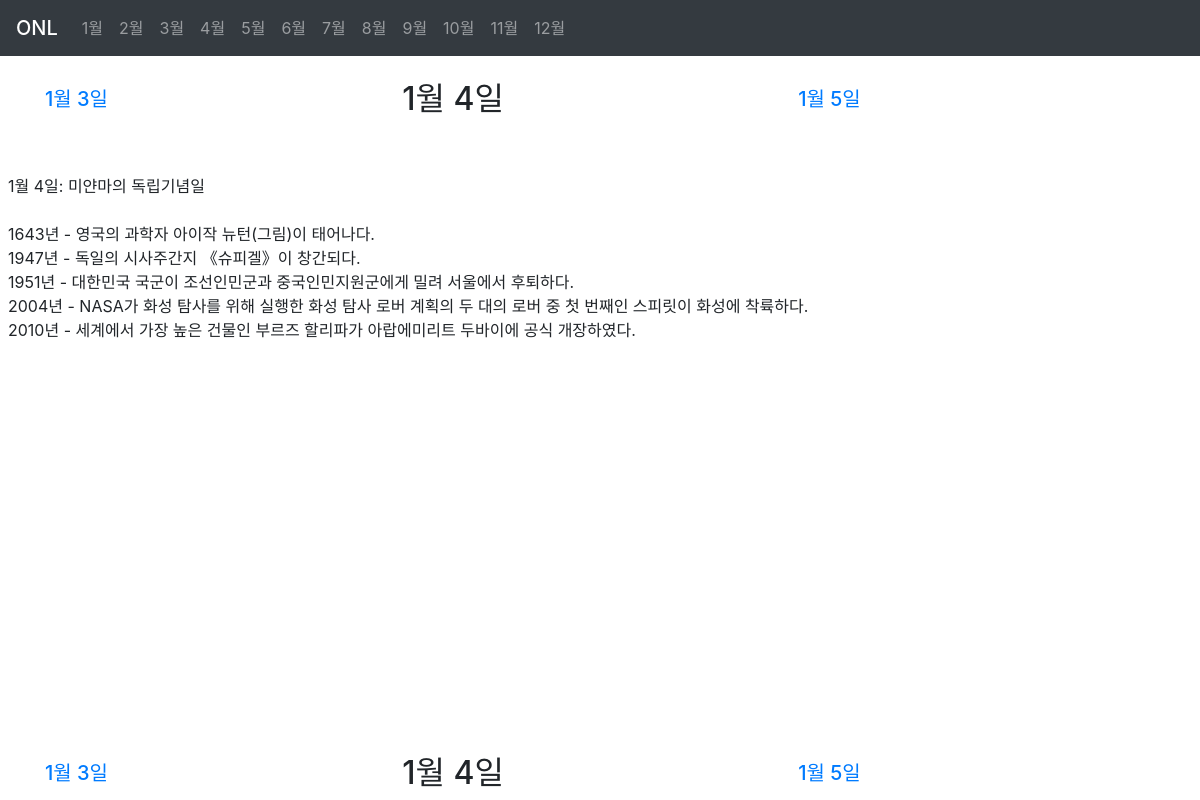
Screenshot of /1-4/ with the database file from the repository.
### date/models.py (models this page shows, shortened)
class Onl(models.Model):
    month = models.PositiveSmallIntegerField("월", blank=True, )
    day = models.PositiveSmallIntegerField("일", blank=True, )
    date = models.DateField('날짜', blank=True, null=True, )
    slug = models.SlugField(max_length=20, allow_unicode=True, unique=True, blank=True, )
    events = models.TextField(max_length=500, verbose_name="사건", blank=True,)
    class Meta:
        ordering = ('month', 'day',)
    def yesterday(self):
        return self.date - timedelta(days=1)
    def tomorrow(self):
        return self.date + timedelta(days=1)
    def yesterday_slug(self):
        ystrdy = self.yesterday()
        return str(ystrdy.month)+"-"+str(ystrdy.day)
    def tomorrow_slug(self):
        tmrrw = self.tomorrow()
        return str(tmrrw.month)+"-"+str(tmrrw.day)

### date/views.py (the view)
# urls.py: path('<str:slug>/', OnlDV.as_view(), name='OnlDV'),
class OnlDV(DetailView):
    model = Onl

### date/templates/date/onl_detail.html (shortened to what this page needs)
{% extends "base.html" %}
{% block content %}
    <br>
    <div class="container d-flex">
        <div class="leftcontainer flex-fill align-self-center">
            <a href="{% url 'OnlDV' object.yesterday_slug %}">
                <h5>{{ object.yesterday.month }}월 {{ object.yesterday.day }}일</h5>
            </a>
        </div>
        <div class="middlecontainer flex-fill align-self-center">
            <h2>{{ object.month }}월 {{ object.day }}일</h2>
        </div>
        <div class="rightcontainer flex-fill align-self-center">
            <a href="{% url 'OnlDV' object.tomorrow_slug %}">
                <h5>{{ object.tomorrow.month }}월 {{ object.tomorrow.day }}일 </h5>
            </a>
        </div>
    </div>
    <br>
    <br>
    <div class="contentcontainer position-relative mx-2">
        {{ object.events|linebreaksbr }}
        <br>
        <br>
    </div>
{% endblock %}
{% block extra-footer %}
    <br>
    <div class="container d-flex fixed-bottom">
        <div class="leftcontainer flex-fill align-self-center">
            <a href="{% url 'OnlDV' object.yesterday_slug %}">
                <h5>{{ object.yesterday.month }}월 {{ object.yesterday.day }}일</h5>
            </a>
        </div>
        <div class="middlecontainer flex-fill align-self-center">
            <h2>{{ object.month }}월 {{ object.day }}일</h2>
        </div>
        <div class="rightcontainer flex-fill align-self-center">
            <a href="{% url 'OnlDV' object.tomorrow_slug %}">
                <h5>{{ object.tomorrow.month }}월 {{ object.tomorrow.day }}일 </h5>
            </a>
        </div>
    </div>
{% endblock %}

### rows the page displays
Onl: yesterday.month "1", yesterday.day "3", month "1", day "4", tomorrow.month "1", tomorrow.day "5", events "1월 4일: 미얀마의 독립기념일 1643년 - 영국의 과학자 아이작 뉴턴(그림)이 태어나다. 1947년 - 독일의 시사주간지 《슈피겔》이 창간되다. 1951년 - 대한민국 국군이 조선인민군과 중국인민지원군에게 밀려 서울에서 후퇴하다. 2004년 - NASA가 화성 탐사를 위해 실행한 화성 탐사 로버 계획의 두 대의 로버 중 첫 번째인 스피릿이 화성에 착륙하다. 2010년 - 세계에서 가장 높은 건물인 부르즈 할리파가 아랍에미리트 두바이에 공식 개장하였다."
